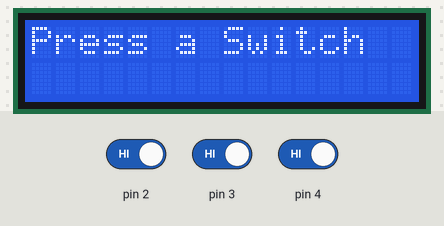
The sketch below on a simulated Arduino Uno, built with avr-gcc and run on an emulated ATmega328P. Shown: 16×2 character LCD. Inputs (shaded band) come from the test bench; at power-on: pin 2 HIGH, pin 3 HIGH, pin 4 HIGH.

Above: at 4.2 s.
4.3 s: pin 2 driven LOW
At 5.3 s:
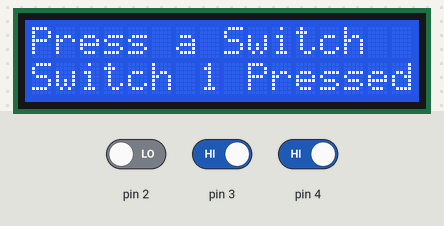
6.1 s: pin 3 driven LOW
At 6.58 s:
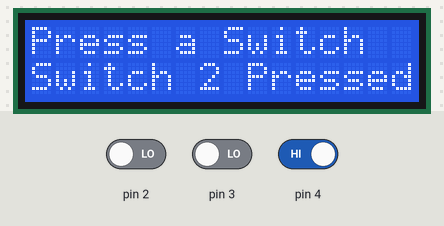
7.9 s: pin 4 driven LOW
At 8.71 s:
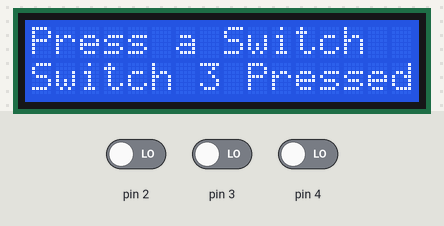
Timing chart, 0 to 10.9 s (numbered marks = the images above; inputs shaded):
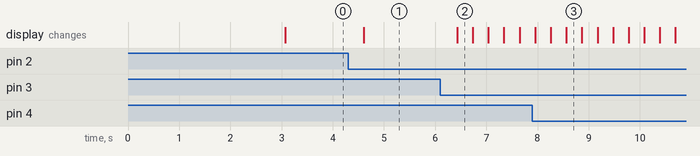

Measured:
- after the input at 4.3 s, the display: changes after 0.30 s (image 1)
- after the input at 6.1 s, the display: changes after 0.33 s (image 2)
- after the input at 7.9 s, the display: first differs from a run without the input after 0.66 s (image 3)

The sketch:

Switch_test.ino
```cpp
/*
 *
 * Diagnostic App for Frequency Counter
 *
 * Test the three switches
 *
 *
 *
 *
 *
 *
 */


#include <LiquidCrystal.h> //LCD library

LiquidCrystal lcd(11,10,9,8,7,6);

void setup() {

  //Set SW1,2 & 3 to inputs
  DDRD &= ~(1<<PD2);
  DDRD &= ~(1<<PD3);
  DDRD &= ~(1<<PD4);

  lcd.begin(16, 2);  // initialize the lcd for 16 chars 2 lines
  //Start up splash screen
  lcd.setCursor(0, 0); //Start at character 0 on line 0
  lcd.print("Test Switches");
  lcd.setCursor(0, 1);
  lcd.print("Test Switches");
  delay(3000);
  lcd.clear();

  lcd.print("Press a Switch");
  lcd.setCursor(0,1);

}

void loop() {


       if (bit_is_clear(PIND,PIND2)){   //switch SW1 (select)
          delay(300);
          lcd.setCursor(0,1);
          lcd.print("                ");
          lcd.setCursor(0,1);
          lcd.print("Switch 1 Pressed");
       }
       if (bit_is_clear(PIND,PIND3)){    //switch SW2 (down)
          delay(300);
          lcd.setCursor(0,1);
          lcd.print("                ");
          lcd.setCursor(0,1);
          lcd.print("Switch 2 Pressed");
       }
       if (bit_is_clear(PIND,PIND4)){    //switch SW3 (up)
          delay(300);
          lcd.setCursor(0,1);
          lcd.print("                ");
          lcd.setCursor(0,1);
          lcd.print("Switch 3 Pressed");
       }


}
```
